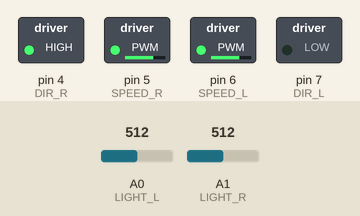
This sketch was run on a simulated Arduino Uno, built with avr-gcc and run on an emulated ATmega328P. Parts: switched loads named in the sketch (green lamp = pin HIGH). Dashed ring = blinking. The test bench sets the inputs (shaded band); at power-on: A0 (LIGHT_L) = 512, A1 (LIGHT_R) = 512.

Above: at 1.2 s.
1.3 s: A0 (LIGHT_L) set to 789
4.3 s: A0 (LIGHT_L) set to 819
At 4.7 s:
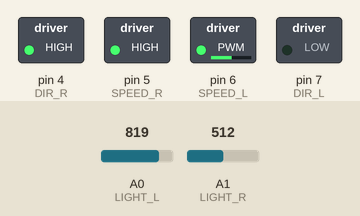
5.9 s: A1 (LIGHT_R) set to 785
7.4 s: A1 (LIGHT_R) set to 812
At 8.0 s:
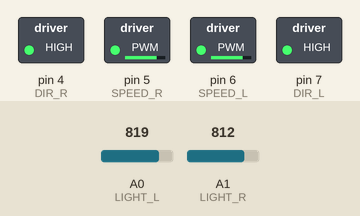
8.9 s: A0 (LIGHT_L) set to 716
At 10.1 s:
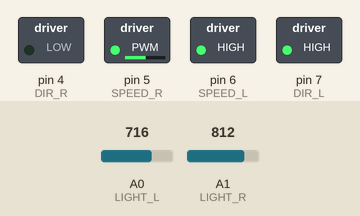
10.4 s: A0 (LIGHT_L) set to 900
At 11.5 s:
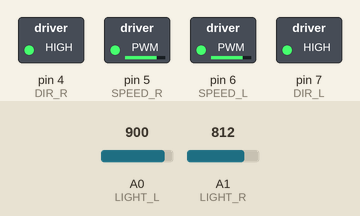
Timing chart, 0 to 12.9 s (numbered marks = the images above; inputs shaded):
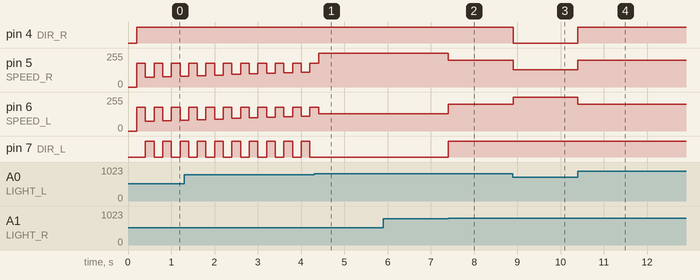

The sketch:

TestCode.ino
```cpp
#define DIR_L 7 // left wheel rotation direction
#define DIR_R 4 // right wheel rotation direction
#define SPEED_L 6 // left wheel rotation speed
#define SPEED_R 5 // right wheel rotation speed
#define LIGHT_L A0 // values from left light sensor
#define LIGHT_R A1 // values from right light sensor
#define SOUND A3 // signalization
#define BLACK 800 // value of black color

// rotation speed of wheels changes from 0 to 255 (80 - 255)
// for light sensors 0 - 400 is white, >800 is black

void setup() // activation of nedeed pins
{
  pinMode(DIR_R, OUTPUT);
  pinMode(SPEED_R, OUTPUT);
  pinMode(SPEED_L, OUTPUT);
  pinMode(DIR_L, OUTPUT);
  Serial.begin(9600);
}

void light_sensor() // output of light sensor's value
{
  Serial.println(analogRead(A0));
  delay(200);
}

void drive(int speed) // driving in forward direction
{
  digitalWrite(DIR_R, 1);
  analogWrite(SPEED_R, speed);
  digitalWrite(DIR_L, 1);
  analogWrite(SPEED_L, speed);
}

void revers() // driving in revers direction
{
  digitalWrite(DIR_R, 0);
  analogWrite(SPEED_R, 100);
  digitalWrite(DIR_L, 0);
  analogWrite(SPEED_L, 100);
}

void correct_r() // left turn or correction of rigth wheel position
{
  digitalWrite(DIR_R, 1);
  analogWrite(SPEED_R, 255);
  digitalWrite(DIR_L, 0);
  analogWrite(SPEED_L, 130);
  // вращение второго колесса в обратной направлении для более эффеткивного поворота
}

void correct_l() // right turn or correction of left wheel position
{
  digitalWrite(DIR_L, 1);
  analogWrite(SPEED_L, 255);
  digitalWrite(DIR_R, 0);
  analogWrite(SPEED_R, 130);
  // вращение второго колесса в обратной направлении для более эффеткивного поворота
}

void stop() // stopping wheels rotation
{
  while(analogRead(LIGHT_R) < BLACK && analogRead(LIGHT_L) < BLACK){
    analogWrite(SPEED_R, 0);
    analogWrite(SPEED_L, 0);
  }
}

void dead_end() // situation when bot can't fing the line
{
  analogWrite(SPEED_R, 0);
  analogWrite(SPEED_L, 0);
  analogWrite(SOUND, 255);
  delay(1500);
  analogWrite(SOUND, 0);
  stop();
}

void right_turn(int speed) // turn in right direction
{
  digitalWrite(DIR_R, 1);
  digitalWrite(DIR_L, 0);
  analogWrite(SPEED_R, speed);
  analogWrite(SPEED_L, speed);
}

void total_correct() // line search function
{
  int idx = 0;
  int speed = 70;
  unsigned long time = 0; // переменная отсчитывающая время до остановки в следствии невозможности найти линию
  while(true){
    time += 200;
    idx = idx + 1;
    speed = speed + 2;

    if (time > 5000){dead_end();}
    delay(200);

      if (analogRead(LIGHT_R) > BLACK || analogRead(LIGHT_L) > BLACK){break;}
      if (idx % 2 == 0){drive(speed);} else {right_turn(180);}
  }
}

void loop() // main function checking whether it is on the line
{
  if (analogRead(LIGHT_L) > BLACK && analogRead(LIGHT_R) > BLACK){drive(200);} // вызывает езду по прямой вследствии нахождения обоих датчиков на линии
  if (analogRead(LIGHT_L) > BLACK && analogRead(LIGHT_R) < BLACK){correct_r();} // корректировка положения робота при вхождении в поворот
  if (analogRead(LIGHT_L) < BLACK && analogRead(LIGHT_R) > BLACK){correct_l();} // корректировка положения робота при вхождении в поворот
  if (analogRead(LIGHT_L) < BLACK && analogRead(LIGHT_R) < BLACK){total_correct();} // поиск линии вследствии потери ее обоими датчиками
  //light_sensor();
}
```

Measured:
- the behaviour switches between 800 and 801 on A0 (LIGHT_L) (found by bisection; images 0 and 1)
- the behaviour switches between 800 and 801 on A1 (LIGHT_R) (found by bisection; images 1 and 2)
- after the input at 4.3 s, pin 7 (DIR_L): stops changing and stays LOW
- after the input at 5.9 s, every drawn part: stays the same
- after the input at 7.4 s, pin 5 (SPEED_R): 255/255 → 200/255 at once; pin 6 (SPEED_L): 130/255 → 200/255 at once; pin 7 (DIR_L): LOW → HIGH at once
- after the input at 8.9 s, pin 4 (DIR_R): HIGH → LOW at once; pin 5 (SPEED_R): 200/255 → 130/255 at once; pin 6 (SPEED_L): 200/255 → 255/255 at once
- after the input at 10.4 s, pin 4 (DIR_R): LOW → HIGH at once; pin 5 (SPEED_R): 130/255 → 200/255 at once; pin 6 (SPEED_L): 255/255 → 200/255 at once
- by itself, pin 5 (SPEED_R), pin 6 (SPEED_L): ramps from 86/255 to 180/255 and jumps back, once every 0.40 s
- by itself, pin 7 (DIR_L): alternates HIGH for 0.20 s and LOW for 0.20 s
